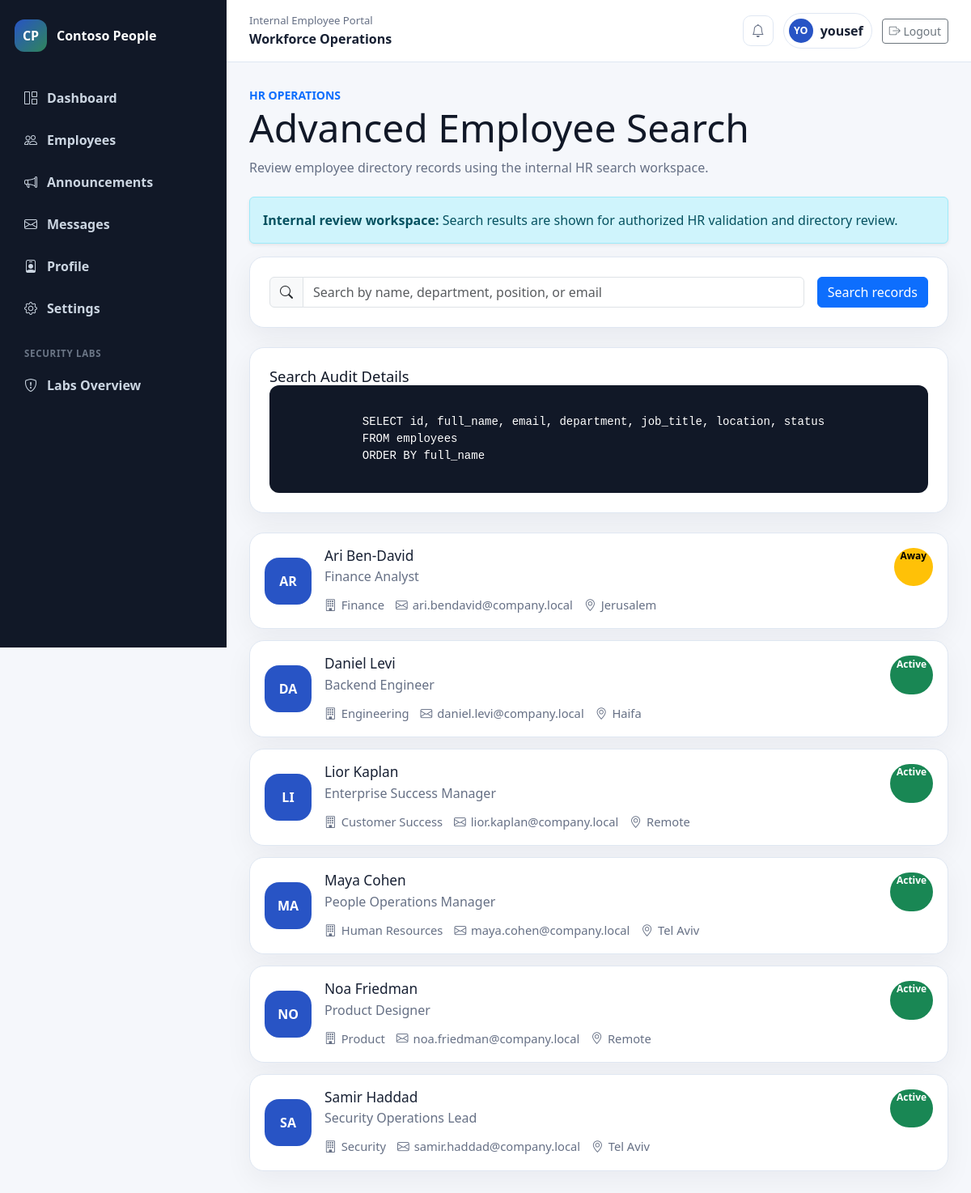
Page /portal/developer/employee-search (signed in) on the committed database.
### tables this page shows
CREATE TABLE employees (
    id INTEGER PRIMARY KEY AUTOINCREMENT,
    full_name TEXT NOT NULL,
    email TEXT NOT NULL UNIQUE,
    department TEXT NOT NULL,
    job_title TEXT NOT NULL,
    location TEXT NOT NULL,
    status TEXT NOT NULL,
    created_at TEXT NOT NULL DEFAULT CURRENT_TIMESTAMP
);

### app/portal.py (the view)
@portal_bp.route("/developer/employee-search")
@login_required
def developer_employee_search():
    search_term = request.args.get("q", "").strip()
    database = get_db()
    generated_query = None
    if search_term:
        generated_query = f"""
            SELECT id, full_name, email, department, job_title, location, status
            FROM employees
            WHERE full_name LIKE '%{search_term}%'
               OR department LIKE '%{search_term}%'
               OR job_title LIKE '%{search_term}%'
               OR email LIKE '%{search_term}%'
            ORDER BY full_name
        """
        employee_rows = database.execute(generated_query).fetchall()
    else:
        generated_query = """
            SELECT id, full_name, email, department, job_title, location, status
            FROM employees
            ORDER BY full_name
        """
        employee_rows = database.execute(generated_query).fetchall()
    return render_template(
        "portal/developer_employee_search.html",
        employees=employee_rows,
        search_term=search_term,
        generated_query=generated_query,
    )

### app/auth.py (called while the page is built)
def login_required(view):
    @wraps(view)
    def wrapped_view(**kwargs):
        if session.get("user_id") is None:
            flash("Please log in to view that page.")
            return redirect(url_for("auth.login"))
        return view(**kwargs)
    return wrapped_view

### app/database.py (called while the page is built)
def get_db():
    if "db" not in g:
        g.db = sqlite3.connect(current_app.config["DATABASE_PATH"])
        g.db.row_factory = sqlite3.Row
        g.db.execute("PRAGMA foreign_keys = ON")
    return g.db

### app/detection.py (called while the page is built)
def _collect_inspectable_text():
    parts = [request.full_path]
    if request.form:
        parts.extend(str(value) for value in request.form.values())
    return " ".join(parts)

def register_detection(app):
    @app.before_request
    def _log_and_flag_request():
        if request.path.startswith("/static/"):
            return
        database = get_db()
        database.execute(
            "INSERT INTO request_logs (method, path, ip_address, user_agent) VALUES (?, ?, ?, ?)",
            (request.method, request.path, request.remote_addr, request.headers.get("User-Agent", "")),
        )
        database.commit()
        inspectable = _collect_inspectable_text()
        for pattern, reason in SUSPICIOUS_PATTERNS:
            if pattern.search(inspectable):
                record_alert(reason)
                break

### templates/portal/developer_employee_search.html (shortened to what this page needs)
{% extends "base.html" %}
{% block content %}
<div class="page-header">
    <div>
        <span class="text-uppercase text-primary small fw-bold">HR Operations</span>
        <h1>Advanced Employee Search</h1>
        <p>Review employee directory records using the internal HR search workspace.</p>
    </div>
</div>
<div class="alert alert-info border-info-subtle shadow-sm" role="alert">
    <strong>Internal review workspace:</strong>
    Search results are shown for authorized HR validation and directory review.
</div>
<section class="portal-card mb-4">
    <form class="row g-3 align-items-center" method="get">
        <div class="col-lg">
            <div class="input-group">
                <span class="input-group-text"><i class="bi bi-search"></i></span>
                <input
                    class="form-control"
                    type="search"
                    name="q"
                    value="{{ search_term }}"
                    placeholder="Search by name, department, position, or email"
                >
            </div>
        </div>
        <div class="col-lg-auto">
            <button class="btn btn-primary w-100" type="submit">Search records</button>
        </div>
    </form>
</section>
{% if generated_query %}
    <section class="portal-card mb-4">
        <h2 class="h5">Search Audit Details</h2>
        <pre class="developer-query mb-0"><code>{{ generated_query }}</code></pre>
    </section>
{% endif %}
{% include "portal/_employee_directory.html" %}
{% endblock %}

### templates/portal/_employee_directory.html (shortened to what this page needs)
<div class="employee-directory">
    {% for employee in employees %}
        <a class="employee-card" href="{{ url_for('portal.employee_detail', employee_id=employee.id) }}">
            <div class="employee-avatar">{{ employee.full_name[:2].upper() }}</div>
            <div class="employee-main">
                <div class="d-flex justify-content-between gap-3">
                    <div>
                        <h2>{{ employee.full_name }}</h2>
                        <p>{{ employee.job_title }}</p>
                    </div>
                    <span class="badge rounded-pill {% if employee.status == 'Active' %}text-bg-success{% else %}text-bg-warning{% endif %}">
                        {{ employee.status if employee.status != "Onboarding" else "Away" }}
                    </span>
                </div>
                <div class="employee-meta">
                    <span><i class="bi bi-building"></i>{{ employee.department }}</span>
                    <span><i class="bi bi-envelope"></i>{{ employee.email }}</span>
                    <span><i class="bi bi-geo-alt"></i>{{ employee.location }}</span>
                </div>
            </div>
        </a>
    {% endfor %}
</div>

### static/css/style.css (style rules this page uses)
:root { --portal-bg: #f5f7fb; --portal-surface: #ffffff; --portal-border: #dfe7f2; --portal-text: #172033; --portal-muted: #667085; --portal-primary: #2854c5; --portal-sidebar: #111827; }
body { min-height: 100vh; color: var(--portal-text); background: var(--portal-bg); }
a { text-decoration: none; }
.avatar-sm, .employee-avatar, .profile-photo, .metric-icon { display: inline-grid; place-items: center; color: #ffffff; background: var(--portal-primary); font-weight: 800; }
.feature-card, .portal-card, .auth-panel, .lab-panel, .placeholder-panel { border: 1px solid var(--portal-border); border-radius: 18px; background: var(--portal-surface); box-shadow: 0 12px 34px rgba(17, 24, 39, 0.06); }
.feature-card, .portal-card, .auth-panel, .lab-panel, .placeholder-panel { padding: 24px; }
.page-header { display: flex; justify-content: space-between; align-items: flex-start; gap: 18px; margin-bottom: 24px; }
.page-header h1 { margin: 0; color: #111827; font-size: clamp(2rem, 4vw, 3rem); }
.page-header p { max-width: 760px; margin: 8px 0 0; color: var(--portal-muted); }
.card-heading h2, .portal-card h2 { margin: 0; color: #111827; font-size: 1.15rem; }
.event-list span, .news-list span, .employee-meta, .portal-card p { color: var(--portal-muted); }
.employee-directory { display: grid; gap: 14px; }
.employee-card { display: flex; align-items: center; gap: 16px; padding: 18px; border: 1px solid var(--portal-border); border-radius: 18px; color: inherit; background: #ffffff; box-shadow: 0 12px 34px rgba(17, 24, 39, 0.05); }
.employee-avatar { flex: 0 0 auto; width: 58px; height: 58px; border-radius: 18px; }
.employee-main { min-width: 0; flex: 1; }
.employee-main h2 { margin: 0; font-size: 1.08rem; }
.employee-main p { margin: 3px 0 0; color: var(--portal-muted); }
.employee-meta { display: flex; flex-wrap: wrap; gap: 14px; margin-top: 12px; font-size: 0.92rem; }
.employee-meta span { display: inline-flex; align-items: center; gap: 6px; }
.developer-query { overflow-x: auto; padding: 14px; border-radius: 12px; color: #ffffff; background: #111827; }

### rows in the picture
employees: full_name "AR", full_name "Ari Ben-David", job_title "Finance Analyst", status "Away", department "Finance", email "ari.bendavid@company.local", location "Jerusalem"
employees: full_name "DA", full_name "Daniel Levi", job_title "Backend Engineer", status "Active", department "Engineering", email "daniel.levi@company.local", location "Haifa"
employees: full_name "LI", full_name "Lior Kaplan", job_title "Enterprise Success Manager", status "Active", department "Customer Success", email "lior.kaplan@company.local", location "Remote"
employees: full_name "MA", full_name "Maya Cohen", job_title "People Operations Manager", status "Active", department "Human Resources", email "maya.cohen@company.local", location "Tel Aviv"
employees: full_name "NO", full_name "Noa Friedman", job_title "Product Designer", status "Active", department "Product", email "noa.friedman@company.local", location "Remote"
employees: full_name "SA", full_name "Samir Haddad", job_title "Security Operations Lead", status "Active", department "Security", email "samir.haddad@company.local", location "Tel Aviv"

### other values in the picture
{{ session.get("username", "EP")[:2].upper() }} "YO"
{{ session.get("username", "Employee") }} "yousef"
{{ generated_query }} "SELECT id, full_name, email, department, job_title, location, status FROM employees ORDER BY full_name"
